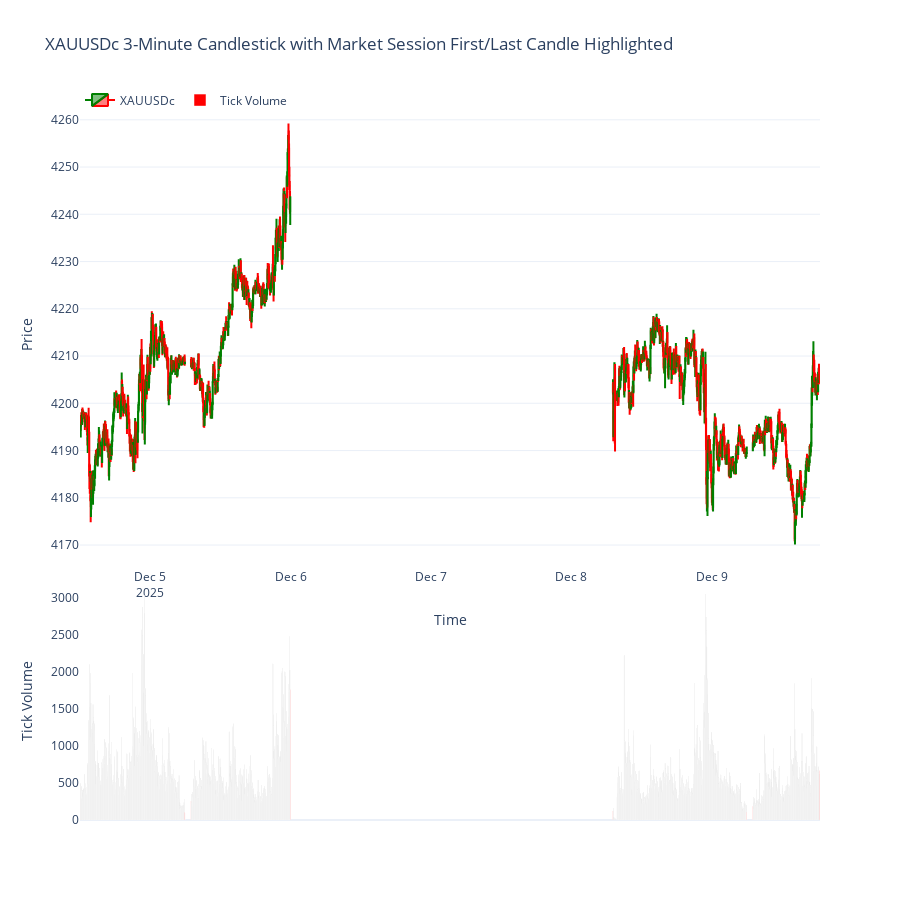

Notebook source saved alongside this figure:
### Markdown cell above
I'm not talking about time-based here; I'm talking about market open and market close, which includes premarket and overnight sessions

### Code cell
import MetaTrader5 as mt5
import pandas as pd
import plotly.graph_objects as go
from datetime import datetime, timedelta, time
import pytz

# -------------------------
# 1. Initialize MT5
# -------------------------
if not mt5.initialize():
    print("MT5 initialization failed")
    mt5.shutdown()

# -------------------------
# 2. Fetch 3-minute data
# -------------------------
symbol = "XAUUSDc"
timeframe = mt5.TIMEFRAME_M3
n_bars = 1500
utc_from = datetime.now() - timedelta(days=5)

rates = mt5.copy_rates_from(symbol, timeframe, utc_from, n_bars)
mt5.shutdown()

# -------------------------
# 3. Convert to DataFrame
# -------------------------
df = pd.DataFrame(rates)
df['time'] = pd.to_datetime(df['time'], unit='s')
df['time'] = df['time'].dt.tz_localize('UTC').dt.tz_convert('Asia/Manila')
df.set_index('time', inplace=True)

# -------------------------
# 4. Remove weekends
# -------------------------
df = df[df.index.dayofweek < 5]

# -------------------------
# 5. Assign session key based on market open (06:00) to market close (next day 05:00)
# -------------------------
market_open = time(6, 0)
market_close = time(5, 0)

def get_session(dt):
    if dt.time() >= market_open:
        return dt.date()
    else:
        # belongs to previous day's session
        return (dt - pd.Timedelta(days=1)).date()

df['session'] = df.index.map(get_session)

# -------------------------
# 6. Identify first and last candle of each session
# -------------------------
first_candle_idx = df.groupby('session').head(1).index
last_candle_idx = df.groupby('session').tail(1).index

# -------------------------
# 7. Plot 2-Pane Chart
# -------------------------
fig = go.Figure()

# Candlestick
fig.add_trace(go.Candlestick(
    x=df.index,
    open=df['open'],
    high=df['high'],
    low=df['low'],
    close=df['close'],
    name='XAUUSDc',
    increasing_line_color='green',
    decreasing_line_color='red'
))

# Tick Volume with highlighted first/last bars
colors = ['red' if idx in first_candle_idx or idx in last_candle_idx else 'gray' for idx in df.index]
fig.add_trace(go.Bar(
    x=df.index,
    y=df['tick_volume'],
    name='Tick Volume',
    marker_color=colors,
    yaxis='y2'
))

# Layout
fig.update_layout(
    template='plotly_white',
    title='XAUUSDc 3-Minute Candlestick with Market Session First/Last Candle Highlighted',
    xaxis=dict(title='Time', rangeslider=dict(visible=False)),
    yaxis=dict(title='Price', domain=[0.35, 1]),
    yaxis2=dict(title='Tick Volume', domain=[0.0, 0.33], showgrid=False),
    legend=dict(orientation='h', y=1.02, x=0),
    height=900
)

fig.show()

### Figure 1 — Plotly figure (JSON) as saved in the notebook; plotly's stock layout.template omitted (floating-point values rounded to 4 significant figures; data arrays with more than 128 entries replaced by an {"elided": "..."} marker saying what was removed)
{"data": [{"close": {"elided": "1380 float values"}, "decreasing": {"line": {"color": "red"}}, "high": {"elided": "1380 float values"}, "increasing": {"line": {"color": "green"}}, "low": {"elided": "1380 float values"}, "name": "XAUUSDc", "open": {"elided": "1380 float values"}, "type": "candlestick", "x": {"elided": "1380 str values"}}, {"marker": {"color": {"elided": "1380 str values"}}, "name": "Tick Volume", "type": "bar", "x": {"elided": "1380 str values"}, "y": {"elided": "1380 int values"}, "yaxis": "y2"}], "layout": {"height": 900, "legend": {"orientation": "h", "x": 0, "y": 1.02}, "title": {"text": "XAUUSDc 3-Minute Candlestick with Market Session First/Last Candle Highlighted"}, "xaxis": {"rangeslider": {"visible": false}, "title": {"text": "Time"}}, "yaxis": {"domain": [0.35, 1], "title": {"text": "Price"}}, "yaxis2": {"domain": [0, 0.33], "showgrid": false, "title": {"text": "Tick Volume"}}}}
